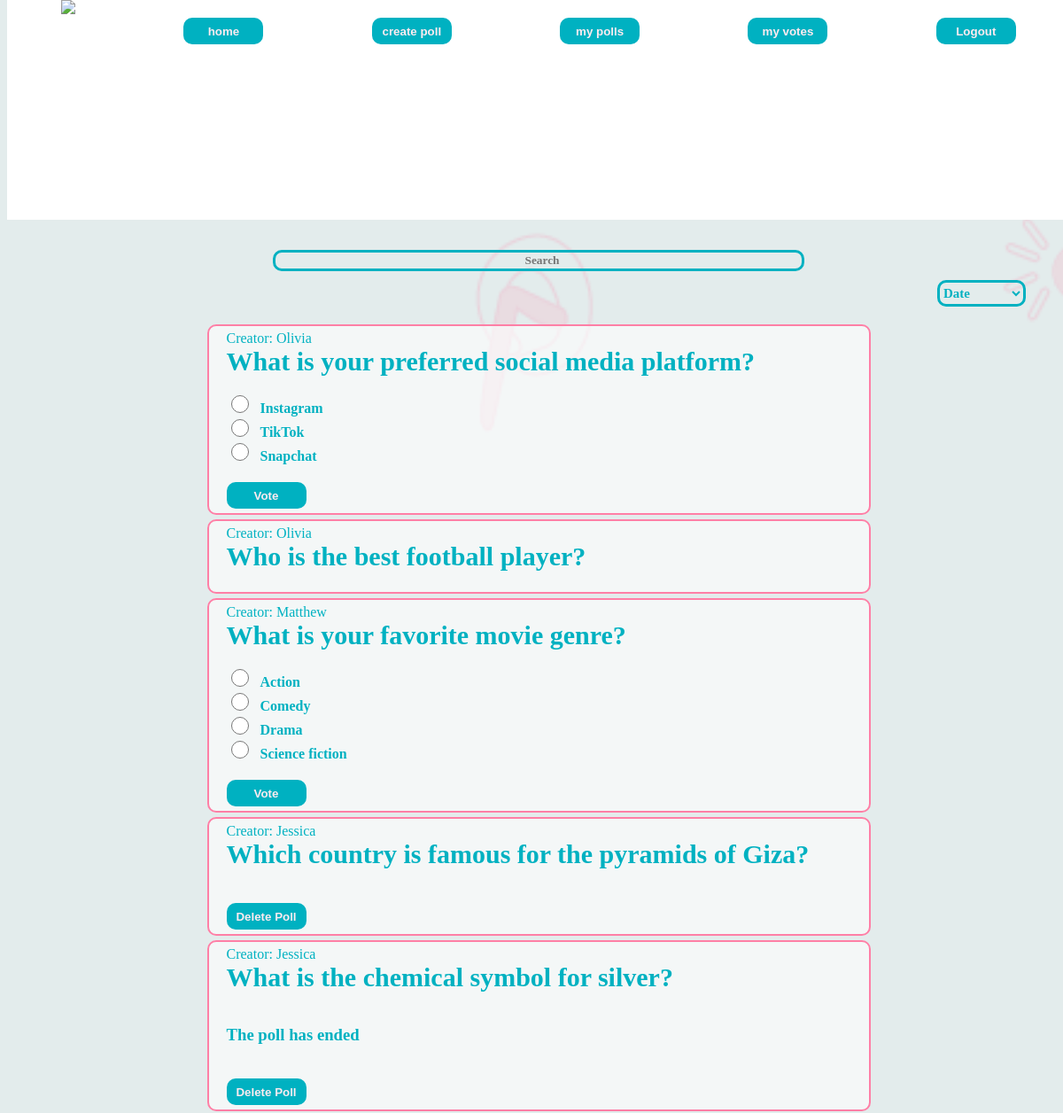
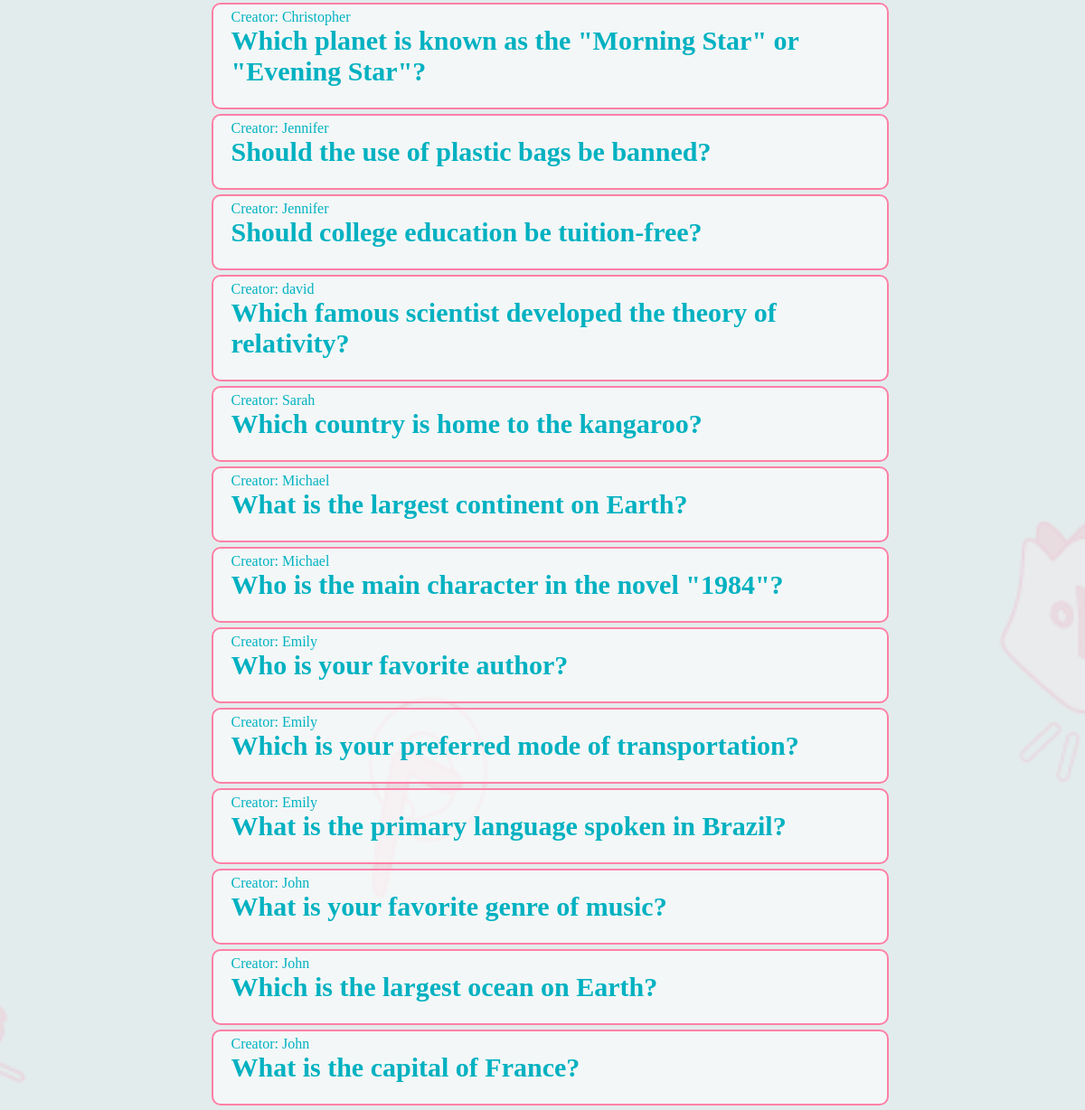
The page /myhomepage2.php (signed in) on the database its author committed (2 pictures, top to bottom).
### tables this page shows
CREATE TABLE `pollquestions` (
  `pid` int(11) NOT NULL,
  `uid` int(11) NOT NULL,
  `questions` text NOT NULL,
  `endBy` varchar(50) NOT NULL,
  `endDate` varchar(100) DEFAULT NULL,
  `status` varchar(50) NOT NULL,
  `votes` int(11) NOT NULL
);

CREATE TABLE `users` (
  `uid` int(11) NOT NULL,
  `username` varchar(255) NOT NULL,
  `email` varchar(255) NOT NULL,
  `password` varchar(255) NOT NULL
);

CREATE TABLE `polloptions` (
  `oid` int(11) NOT NULL,
  `pid` int(11) NOT NULL,
  `options` varchar(200) NOT NULL
);

### myhomepage2.php (the view, shortened to what this page needs)
<!DOCTYPE html>
<html lang="en">
<head>
    <link rel="stylesheet" href="homepage.css">
</head>
<body>
    <?php
    $selectedOption = isset($_POST['sortSelect']) ? $_POST['sortSelect'] : 'date';
    echo "<nav>";
    echo "<img src='1x/logoOnly.png' id='logoimg'>";
    echo "<form action='myhomepage2.php'>
    <input type='submit' name='home' id='navButtons' value='home'>
    </form>";
    if (isset($_SESSION['uid'])) {
        $userid=$_SESSION['uid'];
      echo "<form action='createPoll.php' method='POST'>
        <input type='submit' name='create' id='navButtons' value='create poll'>
      </form>";
      echo "<form action='myhomepage2.php' method='POST'>
      <input type='submit' name='mypolls'id='navButtons' value='my polls'>
      </form>";
      echo "<form action='myhomepage2.php' method='POST'>
      <input type='submit' name='myvotes'id='navButtons' value='my votes'>
      </form>";
      echo "<form action='logout.php' method='POST'>
      <input type='submit' name='logout' id='navButtons' value='Logout'>
    </form>";
    } else {
        echo "<form action='login.php' method='POST'>
        <input type='submit' name='login' id='navButtons' value='Login'>
      </form>";
    }
    echo "</nav>";
    require 'connection.php';
    echo "<div class='welcom'>";
    echo "<p>Create your own POLL and more!</p>";
   echo "</div>";
   echo "<div id='searchcontainer'><input type='text' id='searchInput' placeholder='Search' onkeyup='filterQuestions()'></div>";
   echo "<form method='POST'>
    <select id='sortSelect' name='sortSelect' onchange='this.form.submit()'>
      <option value='date'" . ($selectedOption === 'date' ? 'selected' : '') . ">Date</option>
      <option value='popularity' " . ($selectedOption === 'popularity' ? 'selected' : '') . ">Popularity</option>
    </select>
    </form>";
    if (isset($_POST['sortSelect'])) {
        $selectedValue = $_POST['sortSelect'];
        if ($selectedValue === 'date') {
            $stmt1 = $db->query("SELECT * FROM pollquestions ORDER BY pid DESC");
        }
       else if ($selectedValue === 'popularity') {
            $stmt1 = $db->query("SELECT * FROM pollquestions ORDER BY votes DESC");
        }
    } else {
        $stmt1 = $db->query("SELECT * FROM pollquestions ORDER BY pid DESC");
    }
    $c = 0;
    echo "<div class= 'polls'>";
    while ($row = $stmt1->fetch(PDO::FETCH_ASSOC)) {
        $pollid = $row['pid'];
        echo "<div name=poll id='poll' class='question'>";
        $creatorResult = $db->query("SELECT username FROM users WHERE uid = " . $row['uid']);
        $creatorRow = $creatorResult->fetch(PDO::FETCH_ASSOC);
        $creatorName = $creatorRow['username'];
        echo "Creator: " . $creatorName."<br>";
        $question = $row['questions'];
        echo "<p id='q'>".$question."</p><br><br>";
            if (!empty($userid)){
                $stmt3 = $db->prepare("SELECT * FROM vote WHERE uid = :userid AND pid=:pid");
                $stmt3->bindParam(':userid', $userid);
                $stmt3->bindParam(':pid', $pollid);
                $stmt3->execute();
                if ($stmt3->rowCount() > 0) {
                    $c++;
                    echo "<div id='pollResult".$c."'></div>";
                    echo "<script>viewresults('$pollid', '$c');</script>";
                }
                else{
                    $stmt = $db->prepare("SELECT * FROM pollquestions WHERE pid = :pid AND status = :stat");
                    $stmt->bindParam(':pid', $pollid);
                    $stmt->bindValue(':stat', 'open');
                    $stmt->execute();
                    if ($stmt->rowCount() == 1) {
                        $disabl="required";
                        $stmt4 = $db->prepare("SELECT * FROM pollquestions WHERE uid = :userid AND pid = :pid");
                        $stmt4->bindParam(':userid', $userid);
                        $stmt4->bindParam(':pid', $pollid);
                        $stmt4->execute();
                        if ($stmt4->rowCount() >= 1) {
                            $disabl="hidden";
                        }
                        $stmt2 = $db->prepare("SELECT * FROM polloptions WHERE pid = :pollid");
                        $stmt2->bindParam(':pollid', $pollid);
                        $stmt2->execute();
                        if ($stmt2->rowCount() > 0) {
                            echo " <form method='POST' action='insert.php'>";
                            while ($option = $stmt2->fetch(PDO::FETCH_ASSOC)) {
                                $optionId = $option['oid'];
                                echo "<input id='radio' type='radio' name='option' value='".$optionId."'".$disabl.">";
                                if ($stmt4->rowCount() == 0) {
                                    echo  "<p id='optionsp'>".$option['options'] . "</p><br>";
                                }
                            }
                        }
                        $stmt4 = $db->prepare("SELECT * FROM pollquestions WHERE uid = :userid AND pid = :pid");
                        $stmt4->bindParam(':userid', $userid);
                        $stmt4->bindParam(':pid', $pollid);
                        $stmt4->execute();
                        if ($stmt4->rowCount() >= 1) {
                        $stmt5 = $db->prepare("SELECT * FROM pollquestions WHERE uid = :userid AND pid = :pid AND endBy = :endd");
                        $stmt5->bindParam(':userid', $userid);
                        $stmt5->bindParam(':pid', $pollid);
                        $date = 'date';
                        $stmt5->bindParam(':endd', $date);
                        $stmt5->execute();
                        $c++;
                        if ($stmt5->rowCount() == 0) {
                            echo "<button type='submit' name='Stop' id='navButtons'>Stop Poll</button>";
                            echo "<button type='submit' name='Delete' id='navButtons'>Delete Poll</button>";
                            echo "</form>";
                            }
                        else {
                            echo "<button type='submit' name='Delete' id='navButtons'>Delete Poll</button>";
                            echo "</form>";
                            }
                        } else if ($stmt->rowCount() == 1){
                            echo "<button type='submit' name='view1'id='navButtons'>Vote</button>";
                            echo "</form>";
                        }
                    }
                    else {
                        $c++;
                        echo "<h3>The poll has ended</h3>";
                        $stmt4 = $db->prepare("SELECT * FROM pollquestions WHERE uid = :userid AND pid = :pid");
                        $stmt4->bindParam(':userid', $userid);
                        $stmt4->bindParam(':pid', $pollid);
                        $stmt4->execute();
                        if ($stmt4->rowCount() >= 1) {
                            echo " <form method='POST' action='insert.php'>";
                            echo "<button type='submit' name='Delete' id='navButtons'>Delete Poll</button>";
                            echo "</form>";
                        }
                    }
                }
                }
        echo "</div>";
    }
    ?>
    </div>
</body>
</html>

### homepage.css (style rules this page uses)
html { height: 100%; overflow-x: hidden; }
body { background-color: #e3ecec; font-family: 'Baloo Bhaijaan 2'; background-image: url('3.png'); background-repeat: no-repeat; background-position: center; background-size: cover; width: 100%; height: 100%; color:#00B1C1; background-attachment: fixed; }
nav { display: flex; justify-content: space-around; position: fixed; top: 0; width:100%; background-color: #ffffff; height: 10%; }
.welcom { padding-top: 20px; font-family: 'Baloo Bhaijaan 2'; width: 100%; text-align: center; }
.polls { display: flex; flex-wrap: wrap; justify-content: space-around; padding-top: 20px; margin: 0 auto; }
#searchcontainer { display: flex; justify-content: center; margin-top: 50px; margin-bottom: 10px; }
#searchInput { text-align: center; background: transparent; width: 50%; font-family: 'Baloo Bhaijaan 2'; box-sizing: border-box; border-style: solid; border-width: 3px; border-color: #00B1C1; align-items: center; mask-size: cover; outline: none; font-weight: bold; color: #00B1C1; padding-left: 10px; border-radius: 10px; }
#poll { width: 60%; background-color: rgba(255,255,255,0.6); border: 2px solid #FF7FA6; border-radius: 10px; padding:5px; margin-bottom: 5px; padding-left: 20px; transition: box-shadow 0.3s; }
#q { font-weight: bold; font-size:30px; display: inline; }
#navButtons { background-color:#00B1C1; outline: none; color:#FFEBF0; border-radius:10px; border-color: transparent; font-weight: bold; width: 90px; height: 30px; margin-top: 20px; transition: box-shadow 0.3s; }
#sortSelect { color: #00B1C1; background-color: transparent; font-family: 'Baloo Bhaijaan 2'; margin-left: 1050px; font-weight: 800; font-size: 15px; border-radius: 10px; width: 100px; height: 30px; border-color: #00B1C1; border-width: 3px; outline: none; }
#radio { height: 20px; width: 20px; background-color: #E51A92; border: #E51A92; outline: none; }
#optionsp { display: inline; font-weight: 800; font-size: 10rem; font-size: medium; padding-left: 10px; }
.welcom p { color: #E51A92; }

### rows shown on the page
pollquestions: uid.username "Olivia", questions "What is your preferred social media platform?", shows "Vote"
polloptions: options "Instagram"
polloptions: options "TikTok"
polloptions: options "Snapchat"
pollquestions: uid.username "Olivia", questions "Who is the best football player?"
pollquestions: uid.username "Matthew", questions "What is your favorite movie genre?", shows "Vote"
polloptions: options "Action"
polloptions: options "Comedy"
polloptions: options "Drama"
polloptions: options "Science fiction"
pollquestions: uid.username "Jessica", questions "Which country is famous for the pyramids of Giza?", shows "Delete Poll"
pollquestions: uid.username "Jessica", questions "What is the chemical symbol for silver?"
pollquestions: uid.username "Christopher", questions "Which planet is known as the \"Morning Star\" or \"Evening Star\"?"
pollquestions: uid.username "Jennifer", questions "Should the use of plastic bags be banned?"
pollquestions: uid.username "Jennifer", questions "Should college education be tuition-free?"
pollquestions: uid.username "david", questions "Which famous scientist developed the theory of relativity?"
pollquestions: uid.username "Sarah", questions "Which country is home to the kangaroo?"
pollquestions: uid.username "Michael", questions "What is the largest continent on Earth?"
pollquestions: uid.username "Michael", questions "Who is the main character in the novel \"1984\"?"
pollquestions: uid.username "Emily", questions "Who is your favorite author?"
pollquestions: uid.username "Emily", questions "Which is your preferred mode of transportation?"
pollquestions: uid.username "Emily", questions "What is the primary language spoken in Brazil?"
pollquestions: uid.username "John", questions "What is your favorite genre of music?"
pollquestions: uid.username "John", questions "Which is the largest ocean on Earth?"
pollquestions: uid.username "John", questions "What is the capital of France?"
